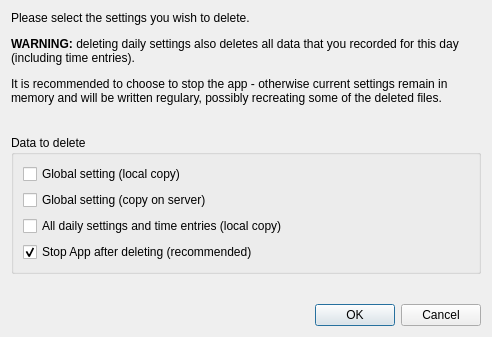
<?xml version="1.0" encoding="UTF-8"?>
<ui version="4.0">
 <class>DeleteSettingsDialogBase</class>
 <widget class="QDialog" name="DeleteSettingsDialogBase">
  <property name="geometry">
   <rect>
    <x>0</x>
    <y>0</y>
    <width>492</width>
    <height>337</height>
   </rect>
  </property>
  <property name="sizePolicy">
   <sizepolicy hsizetype="Expanding" vsizetype="Expanding">
    <horstretch>0</horstretch>
    <verstretch>0</verstretch>
   </sizepolicy>
  </property>
  <property name="windowTitle">
   <string>sctime: delete settings</string>
  </property>
  <layout class="QVBoxLayout" name="verticalLayout_2">
   <item>
    <widget class="QLabel" name="label">
     <property name="sizePolicy">
      <sizepolicy hsizetype="Expanding" vsizetype="Expanding">
       <horstretch>0</horstretch>
       <verstretch>0</verstretch>
      </sizepolicy>
     </property>
     <property name="text">
      <string>&lt;html&gt;&lt;head/&gt;&lt;body&gt;&lt;p&gt;Please select the settings you wish to delete.&lt;/p&gt;&lt;p&gt;&lt;span style=&quot; font-weight:600;&quot;&gt;WARNING:&lt;/span&gt; deleting daily settings also deletes all data that you recorded for this day (including time entries).&lt;/p&gt;&lt;p&gt;It is recommended to choose to stop the app - otherwise current settings remain in memory and will be written regulary, possibly recreating some of the deleted files.&lt;/p&gt;&lt;/body&gt;&lt;/html&gt;</string>
     </property>
     <property name="wordWrap">
      <bool>true</bool>
     </property>
    </widget>
   </item>
   <item>
    <spacer name="verticalSpacer">
     <property name="orientation">
      <enum>Qt::Vertical</enum>
     </property>
     <property name="sizeHint" stdset="0">
      <size>
       <width>20</width>
       <height>10</height>
      </size>
     </property>
    </spacer>
   </item>
   <item>
    <widget class="QGroupBox" name="groupBox">
     <property name="title">
      <string>Data to delete</string>
     </property>
     <layout class="QVBoxLayout" name="verticalLayout">
      <item>
       <widget class="QCheckBox" name="globalLocalSettingsCheckBox">
        <property name="text">
         <string>Global setting (local copy)</string>
        </property>
       </widget>
      </item>
      <item>
       <widget class="QCheckBox" name="globalServerSettingsCheckBox">
        <property name="text">
         <string>Global setting (copy on server)</string>
        </property>
       </widget>
      </item>
      <item>
       <widget class="QCheckBox" name="dailyLocalSettingsCheckbox">
        <property name="text">
         <string>All daily settings and time entries (local copy)</string>
        </property>
       </widget>
      </item>
      <item>
       <widget class="QCheckBox" name="stopAppCheckbox">
        <property name="text">
         <string>Stop App after deleting (recommended)</string>
        </property>
        <property name="checked">
         <bool>true</bool>
        </property>
       </widget>
      </item>
     </layout>
    </widget>
   </item>
   <item>
    <spacer name="verticalSpacer_2">
     <property name="orientation">
      <enum>Qt::Vertical</enum>
     </property>
     <property name="sizeHint" stdset="0">
      <size>
       <width>20</width>
       <height>10</height>
      </size>
     </property>
    </spacer>
   </item>
   <item>
    <widget class="QDialogButtonBox" name="buttonBox">
     <property name="orientation">
      <enum>Qt::Horizontal</enum>
     </property>
     <property name="standardButtons">
      <set>QDialogButtonBox::Cancel|QDialogButtonBox::Ok</set>
     </property>
    </widget>
   </item>
  </layout>
 </widget>
 <resources/>
 <connections>
  <connection>
   <sender>buttonBox</sender>
   <signal>accepted()</signal>
   <receiver>DeleteSettingsDialogBase</receiver>
   <slot>accept()</slot>
   <hints>
    <hint type="sourcelabel">
     <x>248</x>
     <y>254</y>
    </hint>
    <hint type="destinationlabel">
     <x>157</x>
     <y>274</y>
    </hint>
   </hints>
  </connection>
  <connection>
   <sender>buttonBox</sender>
   <signal>rejected()</signal>
   <receiver>DeleteSettingsDialogBase</receiver>
   <slot>reject()</slot>
   <hints>
    <hint type="sourcelabel">
     <x>316</x>
     <y>260</y>
    </hint>
    <hint type="destinationlabel">
     <x>286</x>
     <y>274</y>
    </hint>
   </hints>
  </connection>
 </connections>
</ui>
